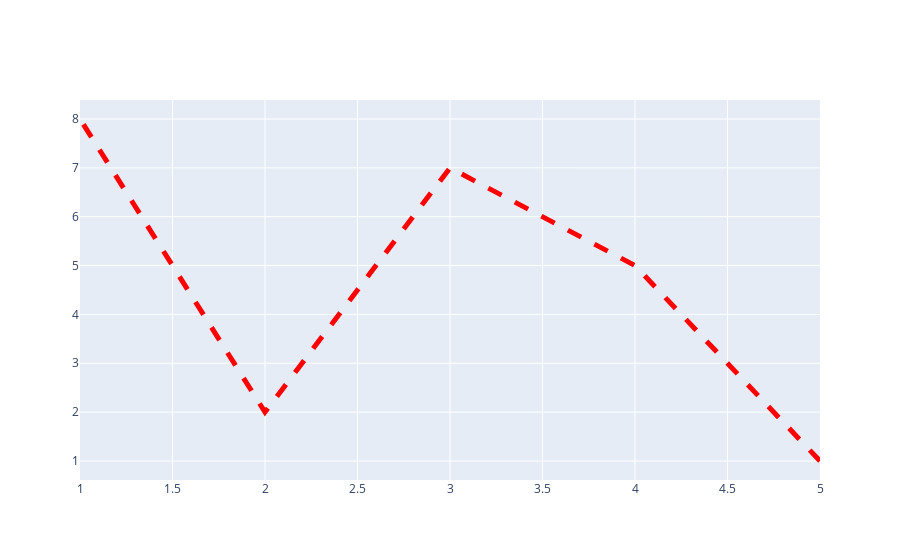

The notebook cell saved with this chart:
### Code cell
valoresY = np.array([1,5,7,2,8])
valoresX = np.array([5,4,3,2,1])

data = [go.Scatter(x=valoresX, y=valoresY, mode='lines', line = dict(color='red', width=5, dash='dash'))]

iplot(data)

### Figure 1 — Plotly figure (JSON) as saved in the notebook; plotly's stock layout.template omitted (floating-point values rounded to 4 significant figures)
{"data": [{"line": {"color": "red", "dash": "dash", "width": 5}, "mode": "lines", "type": "scatter", "x": [5, 4, 3, 2, 1], "y": [1, 5, 7, 2, 8]}], "layout": {}}
